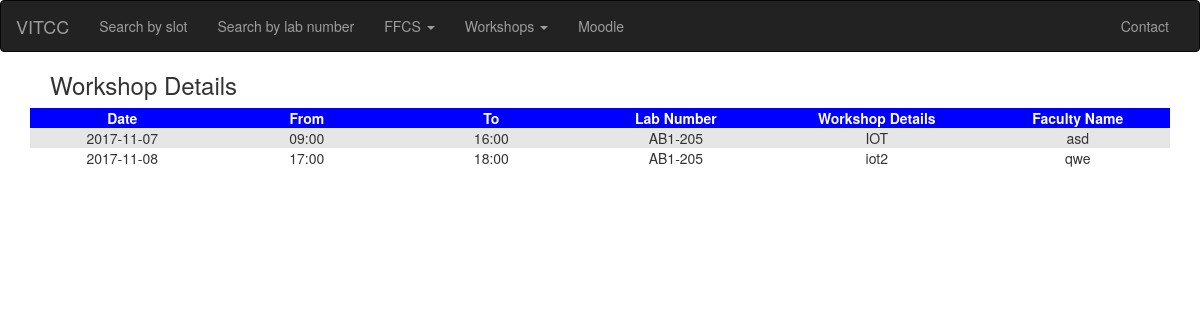
The page /stwk.php on the database as committed earlier.
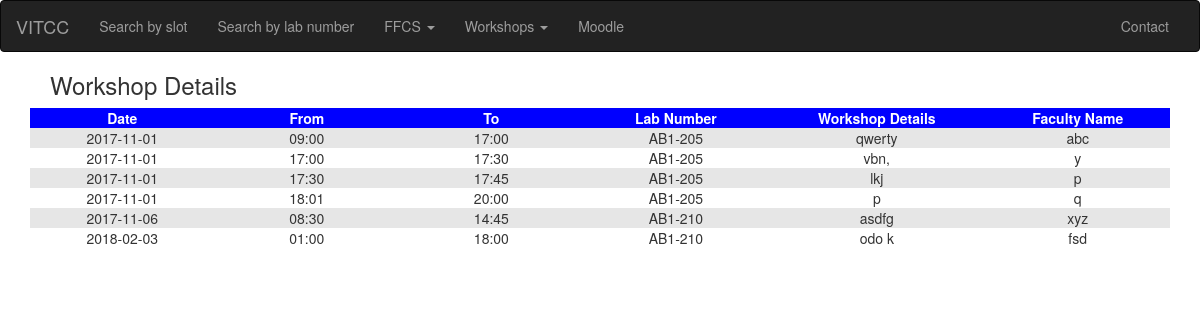
The same page on the database as committed later.
### tables this page shows
CREATE TABLE `workshop` (
  `name` varchar(25) NOT NULL,
  `no` varchar(10) NOT NULL,
  `dat` varchar(10) NOT NULL,
  `tfr` varchar(5) NOT NULL,
  `tto` varchar(5) NOT NULL,
  `det` varchar(100) NOT NULL,
  `sno` int(11) NOT NULL
);

### stwk.php (the view, shortened to what this page needs)
<?php
include "navbar.php";
?>
<!DOCTYPE html>
<html>
<head>
</head>
<body>
<nav class="navbar navbar-inverse">
        <div class="container-fluid">
            <div class="navbar-header">
            <a href="http://chennai.vit.ac.in/" class="navbar-brand">VITCC</a>
        </div>
            <div class="collapse navbar-collapse" id="mainNavBar">
                <ul class="nav navbar-nav">
                    <li><a href="table.php">Search by slot</a></li>
                    <li><a href="dropdown.php">Search by lab number</a></li>
                    <li class="drdn">
                        <a href="#" class="dropdown-toggle" data-toggle="dropdown">FFCS <span class="caret"></span></a>
                    </li>
                    <li class="drdn">
                        <a href="#" class="dropdown-toggle" data-toggle="dropdown">Workshops <span class="caret"></span></a>
                    </li>
                    <li><a href="http://moodlecc.vit.ac.in">Moodle</a></li>
                </ul>
                <ul class="nav navbar-nav navbar-right">
                    <li><a href="contact.php">Contact</a></li>
                </ul>
            </div>
        </div>
</nav>
</body>
</html>
<?php
$conn=openCon();
$a = "SELECT * FROM workshop ORDER BY dat,tfr,no";
$result=mysqli_query($conn,$a);
echo "<h3>Workshop Details</h3>";
echo "<div class='container'>
		<div class='table-responsive'>
		<table>
		<tr><th>Date</th><th>From</th><th>To</th><th>Lab Number</th><th>Workshop Details</th><th>Faculty Name</th>";
while($m=mysqli_fetch_array($result))
{
	echo "<tr><td>".$m['dat']."</td><td>".$m['tfr']."</td><td>".$m['tto']."</td><td>".$m['no']."</td><td>".$m['det']."</td><td>".$m['name']."</td></tr>";
}
echo "</table></div></div><br><br>";
?>

### navbar.php (shortened to what this page needs)
<!DOCTYPE html>
<html>
	<head>
    <link rel="stylesheet" href="http://maxcdn.bootstrapcdn.com/bootstrap/3.3.4/css/bootstrap.min.css">
	</head>
</html>

### stwk.php (style rules this page uses)
td { text-align: center; }
th { background-color: blue; color: white; text-align: center; min-width: 100px; }
tr:nth-child(even) { background-color: #e6e6e6; }
table { cursor: default; white-space: nowrap; width: 100%; }
h3 { margin-left: 50px; }

Rows that differ between the two databases and show on the page:
removed workshop: dat "2017-11-07", tfr "09:00", tto "16:00", no "AB1-205", det "IOT", name "asd"
removed workshop: dat "2017-11-08", tfr "17:00", tto "18:00", no "AB1-205", det "iot2", name "qwe"
added workshop: dat "2017-11-01", tfr "09:00", tto "17:00", no "AB1-205", det "qwerty", name "abc"
added workshop: dat "2017-11-01", tfr "17:00", tto "17:30", no "AB1-205", det "vbn,", name "y"
added workshop: dat "2017-11-01", tfr "17:30", tto "17:45", no "AB1-205", det "lkj", name "p"
added workshop: dat "2017-11-01", tfr "18:01", tto "20:00", no "AB1-205", det "p", name "q"
added workshop: dat "2017-11-06", tfr "08:30", tto "14:45", no "AB1-210", det "asdfg", name "xyz"
added workshop: dat "2018-02-03", tfr "01:00", tto "18:00", no "AB1-210", det "odo k", name "fsd"
